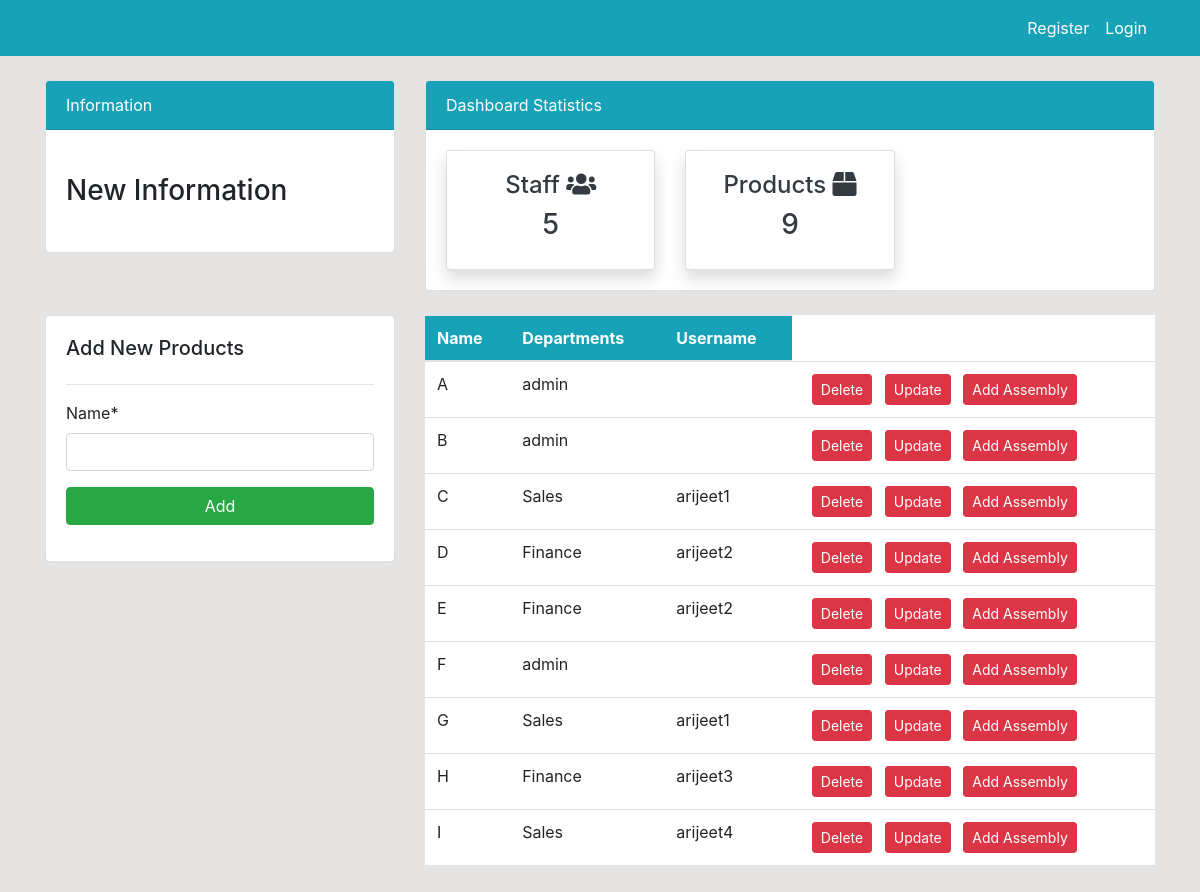
The app's page /product/ with its own data.
### dashboard/models.py (models this page shows, shortened)
class Product(models.Model):
    name = models.CharField(max_length=255)
    customer = models.ForeignKey(User, on_delete=models.CASCADE, null=True)

### user/models.py (models this page shows, shortened)
class Profile(models.Model):
    staff = models.OneToOneField(User, on_delete=models.CASCADE)
    address = models.CharField(max_length=200,null=True)
    phone = models.CharField(max_length=50,null=True)
    image = models.ImageField(default='avtar.jpg',
                              upload_to='profile_images')
    department = models.CharField(max_length=50, choices=DEPARTMENTS)

### dashboard/views.py (the view)
# urls.py: path('product/',views.product,name='dashboard-product'),
def product(request):
    customer = User.objects.filter(groups=2)
    customers_count = User.objects.all().count()
    products=Product.objects.all()
    products_count=products.count()
    if request.method == 'POST':
        form = ProductForm(request.POST)
        if form.is_valid():
            form.save()
            return redirect('dashboard-product')
    else:
        form = ProductForm()
    context={
        'customer':customer,
        'form': form,
        'products':products,
        'customers_count':customers_count,
        'products_count':products_count
    }
    return render(request,'dashboard/product.html',context)

### dashboard/forms.py
class ProductForm(forms.ModelForm):
    class Meta:
        model = Product
        exclude = ['customer']

### templates/dashboard/product.html (shortened to what this page needs)
{% extends 'partials/base.html' %}
{% load crispy_forms_tags %}
{% block content %}
{% include 'partials/topside.html' %}
<div class="row my-4">
    <div class="col-md-4">
        <div class="card card-body">
            <h5>Add New Products</h5>
            <hr>
            <form method="POST">
                {{ form|crispy }}
                <input class="btn btn-success btn-block" type="submit" value="Add">
            </form>
        </div>
    </div>
    <div class="col-md-8">
        <table class="table bg-white">
            <thead class="bg-info text-white">
                <tr>
                    <th scope="col">Name</th>
                    <th scope="col">Departments</th>
                    <th scope="col">Username</th>
                </tr>
            </thead>
            <tbody>
                {% for item in products %}
                <tr>
                    <td>{{ item.name }}</td>
                    <td>
                        {{ item.customer.profile.department|default:"admin" }}</td>
                    <td>
                        {{ item.customer.username }}</td>
                    <td>
                    <a class="btn btn-danger btn-sm ml-2"
                            href="{% url 'dashboard-product-delete' item.id %}">Delete</a>
                        <a class="btn btn-danger btn-sm ml-2"
                            href="{% url 'dashboard-product-update' item.id %}">Update</a>
                        <a class="btn btn-danger btn-sm ml-2" href="{% url 'dashboard-product-add-assembly' item.id %}">Add Assembly</a>
                    </td>
                </tr>
                {% endfor %}
            </tbody>
        </table>
    </div>
</div>
{% endblock %}

### templates/partials/base.html (shortened to what this page needs)
{% load static %}
<html lang="en">
<head>
    <link rel="stylesheet" href="https://cdn.jsdelivr.net/npm/bootstrap@4.6.0/dist/css/bootstrap.min.css"
>
    <link rel="stylesheet" href="https://use.fontawesome.com/releases/v5.15.2/css/all.css"
>
    <link rel="stylesheet" href="{% static 'style.css' %}">
</head>
<body>
    {% include 'partials/nav.html' %}
    <div class="container">
        {% block content %}
        {% endblock %}
    </div>
</body>
</html>

### templates/partials/nav.html (shortened to what this page needs)
<nav class="navbar navbar-expand-lg navbar-info bg-info">
    <div class="container">
        {% if user.is_authenticated %}
        <a class="navbar-brand text-white" href="{% url 'dashboard-index' %}">KenInventory</a>
        <button class="navbar-toggler" type="button" data-toggle="collapse" data-target="#navbarSupportedContent"
            aria-controls="navbarSupportedContent" aria-expanded="false" aria-label="Toggle navigation">
            <span class="navbar-toggler-icon"></span>
        </button>
        <div class="collapse navbar-collapse" id="navbarSupportedContent">
            <ul class="navbar-nav mr-auto">
                <li class="nav-item active">
                    <a class="nav-link text-white" href="{% url 'dashboard-index' %}">Dashboard <span
                            class="sr-only">(current)</span></a>
                </li>
            </ul>
            <ul class="navbar-nav ml-auto">
                <li class="nav-item active">
                    <a class="nav-link text-white" href="{% url 'user-profile' %}">{{ user.username }} Profile
                        <span class="sr-only">(current)</span></a>
                </li>
                <li class="nav-item">
                    <a class="nav-link text-white" href="{% url 'user-logout' %}">Logout</a>
                </li>
            </ul>
            {% else %}
            <ul class="navbar-nav ml-auto">
                <li class="nav-item active">
                    <a class="nav-link text-white" href="{% url 'user-register' %}">Register </a>
                </li>
                <li class="nav-item">
                    <a class="nav-link text-white" href="{% url 'user-login' %}">Login</a>
                </li>
            </ul>
            {% endif %}
        </div>
</nav>

### templates/partials/topside.html
<div class="row">
    <div class="col-md-4 mt-4">
        <div class="card">
            <div class="card-header bg-info text-white">
                Information
            </div>
            <div class="card-body">
                <marquee behavior="" direction="">
                    <h3 class="my-4">New Information</h3>
                </marquee>
            </div>
        </div>
    </div>
    <div class="col-md-8 mt-4">
        <div class="card">
            <div class="card-header bg-info text-white">
                Dashboard Statistics
            </div>
            <div class="card-body">
                <div class="row">
                    <div class="col-md-4">
                        <a class="text-decoration-none text-dark" href="{% url 'dashboard-customers' %}">
                            <div class="card my-card shadow">
                                <div class="card-body text-center">
                                    <h4>Staff <i class="fas fa-users"></i></h4>
                                    <h3>{{ customers_count }}</h3>
                                </div>
                            </div>
                        </a>
                    </div>
                    <div class="col-md-4">
                        <a class="text-decoration-none text-dark" href="{% url 'dashboard-product' %}">
                            <div class="card my-card shadow">
                                <div class="card-body text-center">
                                    <h4>Products <i class="fas fa-box"></i></h4>
                                    <h3>{{ products_count }}</h3>
                                </div>
                            </div>
                        </a>
                    </div>
                </div>
            </div>
        </div>
    </div>
</div>

### static/style.css (style rules this page uses)
body { background: rgb(230,227,227); }

### records on screen
Product: name "A", customer.profile.department "admin"
Product: name "B", customer.profile.department "admin"
Product: name "C", customer.profile.department "Sales", customer.username "arijeet1"
Product: name "D", customer.profile.department "Finance", customer.username "arijeet2"
Product: name "E", customer.profile.department "Finance", customer.username "arijeet2"
Product: name "F", customer.profile.department "admin"
Product: name "G", customer.profile.department "Sales", customer.username "arijeet1"
Product: name "H", customer.profile.department "Finance", customer.username "arijeet3"
Product: name "I", customer.profile.department "Sales", customer.username "arijeet4"

### other values on screen
{{ customers_count }} "5"
{{ products_count }} "9"
